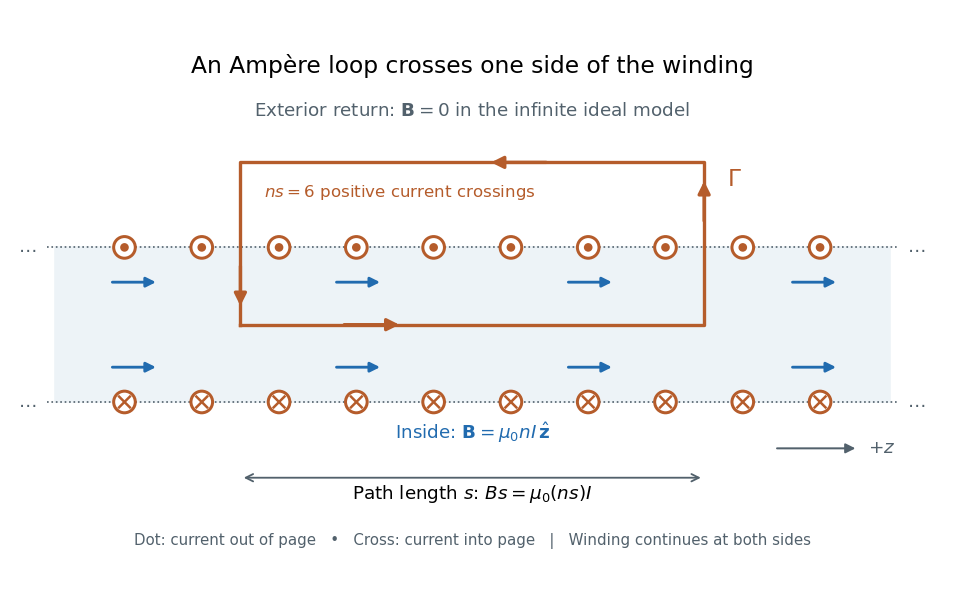

The script that drew this image:
"""Draw a consistently oriented Ampere loop through an ideal infinite winding.

Tested with Python 3.14.4, matplotlib 3.10.7 and numpy 2.3.5.
Write the same-basename opaque PNG to CWD; use the root Make media target.
"""

from pathlib import Path

import matplotlib

matplotlib.use("Agg")
import matplotlib.pyplot as plt
from matplotlib.patches import Circle, FancyArrowPatch, Rectangle
import numpy as np


def arrow(ax, start, end, colour, scale=15, width=2):
    ax.add_patch(FancyArrowPatch(start, end, arrowstyle="-|>", mutation_scale=scale,
                                color=colour, lw=width, zorder=5))


def main():
    # Physical coordinates: +x is page-up, +y is out of page, +z is page-right.
    # Top wire dl=+y and source-to-axis R=-x give dl cross R=+z.
    np.testing.assert_array_equal(np.cross([0, 1, 0], [-1, 0, 0]), [0, 0, 1])
    np.testing.assert_array_equal(np.cross([0, -1, 0], [1, 0, 0]), [0, 0, 1])
    wire_z = np.arange(-4.5, 5, 1.0)
    loop_left, loop_right = -3.0, 3.0
    crossings = wire_z[(wire_z > loop_left) & (wire_z < loop_right)]
    density, path_length = 1.0, loop_right - loop_left
    assert len(crossings) == density * path_length == 6
    # Interior +z followed by outward +x: oriented surface normal z cross x=+y.
    np.testing.assert_array_equal(np.cross([0, 0, 1], [1, 0, 0]), [0, 1, 0])
    print("Right-hand field and loop-normal signs verified; ns=6 upper crossings, 0 lower crossings.")

    plt.rcParams.update({"font.family": "DejaVu Sans", "font.size": 11})
    blue, orange, grey = "#216baf", "#b55c2b", "#52616c"
    fig, ax = plt.subplots(figsize=(8, 5), dpi=120, facecolor="white")
    ax.set(xlim=(-5.8, 6.0), ylim=(-3.0, 3.6), aspect="equal")
    ax.axis("off")
    ax.add_patch(Rectangle((-5.4, -1), 10.8, 2, color="#edf3f7", zorder=0))
    for row in (-1, 1):
        ax.plot([-5.5, 5.5], [row, row], color=grey, lw=1, ls=":")
        for z in wire_z:
            ax.add_patch(Circle((z, row), 0.14, facecolor="white", edgecolor=orange, lw=1.8, zorder=3))
            if row == 1:
                ax.add_patch(Circle((z, row), 0.045, color=orange, zorder=4))
            else:
                ax.plot([z - 0.07, z + 0.07], [row - 0.07, row + 0.07], color=orange, lw=1.5, zorder=4)
                ax.plot([z - 0.07, z + 0.07], [row + 0.07, row - 0.07], color=orange, lw=1.5, zorder=4)
        ax.text(-5.75, row, "…", va="center", ha="center", color=grey)
        ax.text(5.75, row, "…", va="center", ha="center", color=grey)

    # The lower path lies inside and goes right; the exterior return goes left.
    bottom, top = 0.0, 2.1
    ax.plot([loop_left, loop_right, loop_right, loop_left, loop_left],
            [bottom, bottom, top, top, bottom], color=orange, lw=2)
    arrow(ax, (-1.7, bottom), (-0.9, bottom), orange)
    arrow(ax, (loop_right, 1.3), (loop_right, 1.9), orange)
    arrow(ax, (1.0, top), (0.2, top), orange)
    arrow(ax, (loop_left, 0.8), (loop_left, 0.2), orange)
    for x in (-0.55, 0.55):
        for z in (-4.7, -1.8, 1.2, 4.1):
            arrow(ax, (z, x), (z + 0.65, x), blue, scale=12, width=1.7)

    ax.text(0, 3.25, "An Ampère loop crosses one side of the winding", ha="center", fontsize=14)
    ax.text(0, 2.7, r"Exterior return: $\mathbf{B}=0$ in the infinite ideal model", ha="center", color=grey)
    ax.text(-2.7, 1.65, r"$ns=6$ positive current crossings", color=orange, fontsize=10)
    ax.text(3.3, 1.8, r"$\Gamma$", color=orange, fontsize=14)
    ax.text(0, -1.48, r"Inside: $\mathbf{B}=\mu_0 n I\,\hat{\mathbf{z}}$", ha="center", color=blue)
    arrow(ax, (3.9, -1.6), (5.0, -1.6), grey, scale=12, width=1.2)
    ax.text(5.12, -1.6, r"$+z$", va="center", color=grey)
    ax.annotate("", (loop_right, -1.98), (loop_left, -1.98),
                arrowprops={"arrowstyle": "<->", "color": grey, "lw": 1.1})
    ax.text(0, -2.25, r"Path length $s$: $Bs=\mu_0(ns)I$", ha="center")
    ax.text(0, -2.85, "Dot: current out of page   •   Cross: current into page   |   Winding continues at both sides",
            ha="center", fontsize=9, color=grey)
    fig.subplots_adjust(left=0.025, right=0.975, bottom=0.015, top=0.98)
    fig.savefig(Path.cwd() / Path(__file__).with_suffix(".png").name,
                facecolor="white", transparent=False)
    plt.close(fig)


if __name__ == "__main__":
    main()
